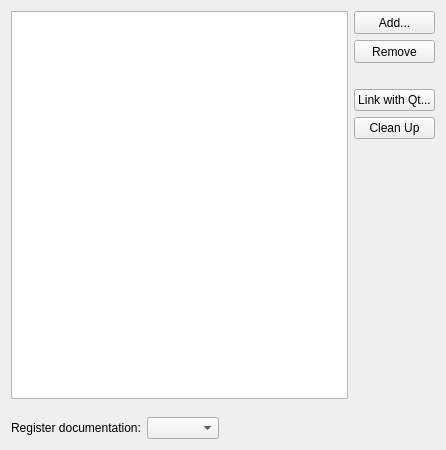
<?xml version="1.0" encoding="UTF-8"?>
<ui version="4.0">
 <class>QtSupport::Internal::QtVersionManager</class>
 <widget class="QWidget" name="QtSupport::Internal::QtVersionManager">
  <property name="geometry">
   <rect>
    <x>0</x>
    <y>0</y>
    <width>446</width>
    <height>450</height>
   </rect>
  </property>
  <layout class="QHBoxLayout" name="horizontalLayout">
   <item>
    <layout class="QVBoxLayout" name="verticalLayout">
     <item>
      <widget class="QTreeView" name="qtdirList">
       <property name="uniformRowHeights">
        <bool>true</bool>
       </property>
      </widget>
     </item>
     <item>
      <widget class="Utils::DetailsWidget" name="versionInfoWidget" native="true"/>
     </item>
     <item>
      <widget class="Utils::DetailsWidget" name="infoWidget" native="true"/>
     </item>
     <item>
      <layout class="QHBoxLayout" name="horizontalLayout2">
       <item>
        <widget class="QLabel" name="label">
         <property name="text">
          <string>Register documentation:</string>
         </property>
        </widget>
       </item>
       <item>
        <widget class="QComboBox" name="documentationSetting"/>
       </item>
       <item>
        <spacer name="horizontalSpacer">
         <property name="orientation">
          <enum>Qt::Horizontal</enum>
         </property>
         <property name="sizeHint" stdset="0">
          <size>
           <width>40</width>
           <height>20</height>
          </size>
         </property>
        </spacer>
       </item>
      </layout>
     </item>
    </layout>
   </item>
   <item>
    <layout class="QVBoxLayout">
     <item>
      <widget class="QPushButton" name="addButton">
       <property name="minimumSize">
        <size>
         <width>21</width>
         <height>23</height>
        </size>
       </property>
       <property name="text">
        <string>Add...</string>
       </property>
      </widget>
     </item>
     <item>
      <widget class="QPushButton" name="delButton">
       <property name="minimumSize">
        <size>
         <width>21</width>
         <height>23</height>
        </size>
       </property>
       <property name="text">
        <string>Remove</string>
       </property>
      </widget>
     </item>
     <item>
      <spacer>
       <property name="orientation">
        <enum>Qt::Vertical</enum>
       </property>
       <property name="sizeType">
        <enum>QSizePolicy::Fixed</enum>
       </property>
       <property name="sizeHint" stdset="0">
        <size>
         <width>10</width>
         <height>20</height>
        </size>
       </property>
      </spacer>
     </item>
     <item>
      <widget class="QPushButton" name="linkWithQtButton">
       <property name="text">
        <string>Link with Qt...</string>
       </property>
      </widget>
     </item>
     <item>
      <widget class="QPushButton" name="cleanUpButton">
       <property name="text">
        <string>Clean Up</string>
       </property>
      </widget>
     </item>
     <item>
      <spacer name="spacer_2">
       <property name="orientation">
        <enum>Qt::Vertical</enum>
       </property>
       <property name="sizeHint" stdset="0">
        <size>
         <width>77</width>
         <height>37</height>
        </size>
       </property>
      </spacer>
     </item>
    </layout>
   </item>
  </layout>
 </widget>
 <customwidgets>
  <customwidget>
   <class>Utils::DetailsWidget</class>
   <extends>QWidget</extends>
   <header location="global">utils/detailswidget.hpp</header>
   <container>1</container>
  </customwidget>
 </customwidgets>
 <tabstops>
  <tabstop>qtdirList</tabstop>
  <tabstop>addButton</tabstop>
  <tabstop>delButton</tabstop>
 </tabstops>
 <resources/>
 <connections/>
</ui>
